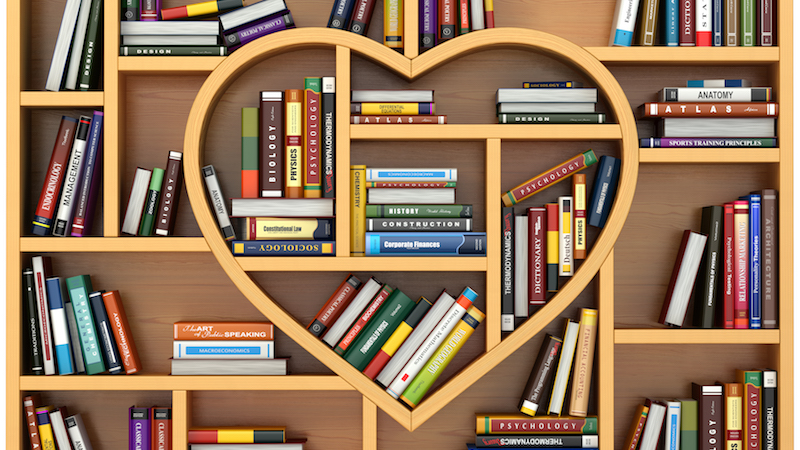
#> input picture lab9/img.jpg, 800 x 450 px
$ python lab9.py
#> lines starting #> are read from the running program, lines starting #| are printed output that depends on the picture; after the words box and inside, x2 and y2 are one past the last pixel; in counts of white or black regions, pixels touching at a corner belong together
import cv2
import numpy as np
import matplotlib.pyplot as plt

def region_growing(image, seed_point, threshold):
    '''Метод роста областей'''
    height, width = image.shape
    segmented_region = np.zeros_like(image, dtype=np.uint8)
    visited = np.zeros_like(image, dtype=bool)  # массив для отметки посещённых пикселей

    # стек для обработки пикселей
    stack = [seed_point]
    seed_value = image[seed_point]  # значение пикселя в точке отсчета
    visited[seed_point] = True  # отмечаем пиксель как посещенный

    while stack:
        current_point = stack.pop()
        x, y = current_point

        # устанавливаем текущий пиксель как часть сегмента
        segmented_region[x, y] = 255

        # проход по соседям текущего пикселя
        for i in range(-1, 2):
            for j in range(-1, 2):
                neighbor_x, neighbor_y = x + i, y + j

                # проверка границ изображения
                if 0 <= neighbor_x < height and 0 <= neighbor_y < width:
                    # если сосед еще не посещен
                    if not visited[neighbor_x, neighbor_y]:
                        # проверяем разницу значений пикселей
                        if abs(int(image[neighbor_x, neighbor_y]) - int(seed_value)) < threshold:
                            stack.append((neighbor_x, neighbor_y))  # добавляем соседа в стек
                        visited[neighbor_x, neighbor_y] = True  # помечаем как посещенный

    return segmented_region

def split_merge(image, threshold):
    '''Метод разделения и слияния'''
    height, width = image.shape
    segmented = np.zeros_like(image)

    def split(x, y, h, w):
        if h <= 1 or w <= 1:
            return

        region = image[y:y+h, x:x+w]
        mean_value = np.mean(region)

        if np.all(np.abs(region - mean_value) < threshold):
            segmented[y:y+h, x:x+w] = mean_value  # заполняем область средним значением
        else:
            half_h, half_w = h // 2, w // 2
            split(x, y, half_h, half_w)               # верхняя левая
            split(x + half_w, y, half_h, w - half_w)  # верхняя правая
            split(x, y + half_h, h - half_h, half_w)  # нижняя левая
            split(x + half_w, y + half_h, h - half_h, w - half_w)  # нижняя правая

    split(0, 0, height, width)
    return segmented

image = cv2.imread('img.jpg', cv2.IMREAD_GRAYSCALE)
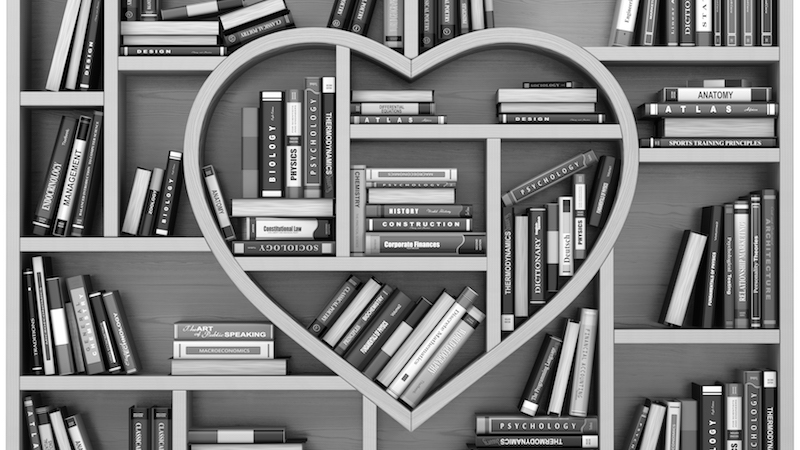
#> image: shape (450, 800); min 0, max 255, mean 125.3

# параметры для сегментации методом роста областей
seed = (150, 200)  # точка отсчета (семени)
threshold_growth = 100   # порог

segmented_growth = region_growing(image, seed, threshold_growth)
#> in region_growing, `seed_value = image[seed_point]`: seed_value = 81
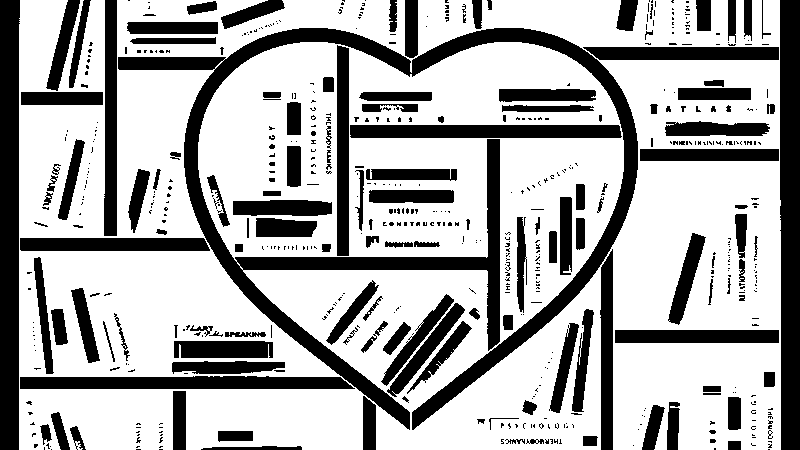
#> segmented_growth: shape (450, 800); 68.2% white; 609 black regions (461 under 20 px), largest, box (x1, y1, x2, y2) and area: (118, 28, 638, 430) 25525, (780, 0, 800, 450) 8763, (0, 0, 20, 450) 8571

# параметры для сегментации методом разделения и слияния
threshold_split_merge = 15  # порог для разделения и слияния

segmented_split_merge = split_merge(image, threshold_split_merge)
#> in split, `mean_value = np.mean(region)`: mean_value = 125.3
#> call 2 of split, with x = 0, y = 0, h = 225, w = 400
#> in split (call 2), `region = image[y:y+h, x:x+w]`:
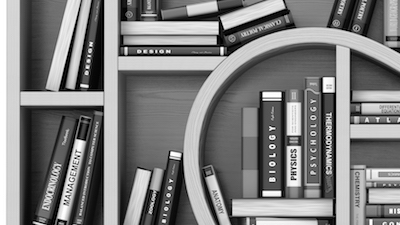
#> region: shape (225, 400); min 0, max 255, mean 124.6
#> in split (call 2), `mean_value = np.mean(region)`: mean_value = 124.6
#> call 3 of split, with x = 0, y = 0, h = 112, w = 200
#> in split (call 3), `region = image[y:y+h, x:x+w]`:
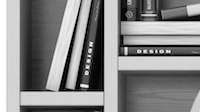
#> region: shape (112, 200); min 0, max 255, mean 134.7
#> in split (call 3), `mean_value = np.mean(region)`: mean_value = 134.7
#> in split (call 5), `region = image[y:y+h, x:x+w]`:
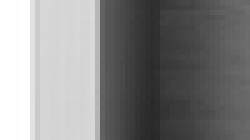
#> region: shape (28, 50) (shown 5 times larger); min 40, max 255, mean 134.1
#> in split (call 5), `mean_value = np.mean(region)`: mean_value = 134.1
#> in split (call 8), `region = image[y:y+h, x:x+w]`: region = [[255, 255, 255, 254, 255, 255], [255, 255, 255, 254, 255, 255], [255, 255, 255, 254, 255, 255]]
#> in split (call 8), `mean_value = np.mean(region)`: mean_value = 254.8
#> in split (call 8), `segmented[y:y+h, x:x+w] = mean_value`:
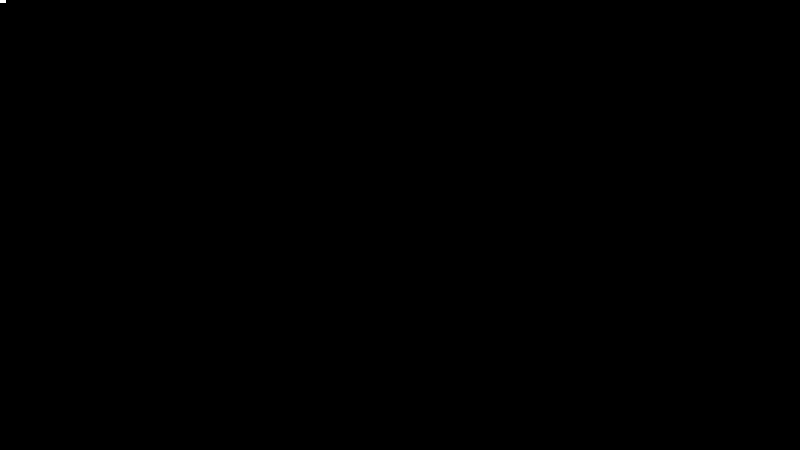
#> segmented: shape (450, 800); values 0 (black) and 254 (white), 0.01% white; 1 white region (1 under 20 px)
#> in split (call 9), `segmented[y:y+h, x:x+w] = mean_value`: segmented: shape (450, 800); 0% of pixels changed, all inside (x1, y1, x2, y2) = (6, 0, 12, 3)
#> in split (call 10), `segmented[y:y+h, x:x+w] = mean_value`: segmented: shape (450, 800); min 0, max 254, mean 0
#> in split (call 11), `segmented[y:y+h, x:x+w] = mean_value`: segmented: shape (450, 800); min 0, max 254, mean 0.1
#> in split (call 13), `segmented[y:y+h, x:x+w] = mean_value`: segmented: shape (450, 800); min 0, max 254, mean 0.1
#> in split (call 22), `segmented[y:y+h, x:x+w] = mean_value`: segmented: shape (450, 800); min 0, max 254, mean 0.1
#> in split (call 23), `segmented[y:y+h, x:x+w] = mean_value`: segmented: shape (450, 800); min 0, max 254, mean 0.1
#> in split (call 30), `segmented[y:y+h, x:x+w] = mean_value`: segmented: shape (450, 800); min 0, max 254, mean 0.1
#> in split (call 36), `segmented[y:y+h, x:x+w] = mean_value`: segmented: shape (450, 800); min 0, max 254, mean 0.1
#> in split (call 38), `segmented[y:y+h, x:x+w] = mean_value`: segmented: shape (450, 800); min 0, max 254, mean 0.1
#> in split (call 39), `segmented[y:y+h, x:x+w] = mean_value`: segmented: shape (450, 800); min 0, max 254, mean 0.1
#> in split (call 40), `segmented[y:y+h, x:x+w] = mean_value`: segmented: shape (450, 800); min 0, max 254, mean 0.1
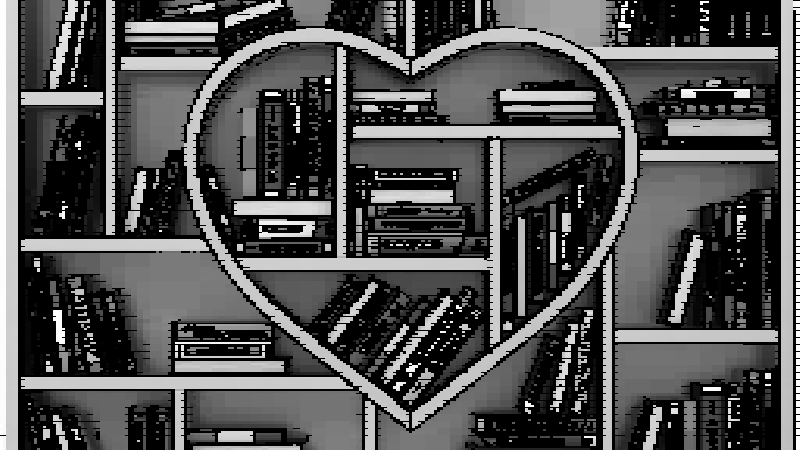
#> segmented_split_merge: shape (450, 800); min 0, max 255, mean 81.3

plt.figure(figsize=(12, 6))

plt.subplot(1, 3, 1)
plt.title('Исходное изображение')
plt.imshow(image, cmap='gray')
plt.axis('off')

plt.subplot(1, 3, 2)
plt.title('Сегментация методом роста областей')
plt.imshow(segmented_growth, cmap='gray')
plt.axis('off')

plt.subplot(1, 3, 3)
plt.title('Сегментация методом разделения и слияния')
plt.imshow(segmented_split_merge, cmap='gray')
plt.axis('off')

plt.show()
